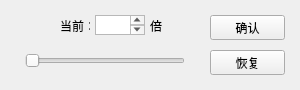
<?xml version="1.0" encoding="UTF-8"?>
<ui version="4.0">
 <class>MainWindow</class>
 <widget class="QMainWindow" name="MainWindow">
  <property name="geometry">
   <rect>
    <x>0</x>
    <y>0</y>
    <width>300</width>
    <height>90</height>
   </rect>
  </property>
  <property name="windowTitle">
   <string>MainWindow</string>
  </property>
  <widget class="QWidget" name="centralwidget">
   <widget class="QWidget" name="verticalLayoutWidget">
    <property name="geometry">
     <rect>
      <x>370</x>
      <y>110</y>
      <width>160</width>
      <height>80</height>
     </rect>
    </property>
    <layout class="QVBoxLayout" name="verticalLayout"/>
   </widget>
   <widget class="QLabel" name="label_DangQian">
    <property name="geometry">
     <rect>
      <x>60</x>
      <y>20</y>
      <width>30</width>
      <height>12</height>
     </rect>
    </property>
    <property name="text">
     <string>当前：</string>
    </property>
   </widget>
   <widget class="QSlider" name="horizontalSlider">
    <property name="geometry">
     <rect>
      <x>25</x>
      <y>50</y>
      <width>160</width>
      <height>22</height>
     </rect>
    </property>
    <property name="orientation">
     <enum>Qt::Horizontal</enum>
    </property>
   </widget>
   <widget class="QLabel" name="label_Bei">
    <property name="geometry">
     <rect>
      <x>150</x>
      <y>20</y>
      <width>21</width>
      <height>12</height>
     </rect>
    </property>
    <property name="text">
     <string>倍</string>
    </property>
   </widget>
   <widget class="QPushButton" name="pushButton_QueRen">
    <property name="geometry">
     <rect>
      <x>210</x>
      <y>15</y>
      <width>75</width>
      <height>25</height>
     </rect>
    </property>
    <property name="text">
     <string>确认</string>
    </property>
   </widget>
   <widget class="QPushButton" name="pushButton_HuiFu">
    <property name="geometry">
     <rect>
      <x>210</x>
      <y>50</y>
      <width>75</width>
      <height>25</height>
     </rect>
    </property>
    <property name="text">
     <string>恢复</string>
    </property>
   </widget>
   <widget class="QTextEdit" name="textEdit_speed">
    <property name="geometry">
     <rect>
      <x>95</x>
      <y>15</y>
      <width>50</width>
      <height>20</height>
     </rect>
    </property>
   </widget>
  </widget>
 </widget>
 <resources/>
 <connections/>
</ui>
